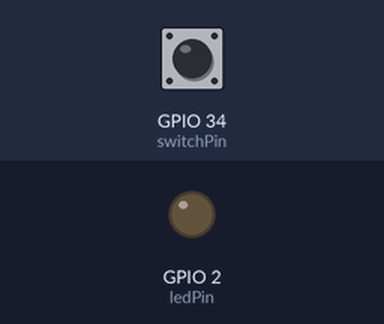
The sketch below on a simulated ESP32. Parts: output pins drawn as LEDs (lit = HIGH). The inputs (shaded band) are chosen by the test bench; at power-on: GPIO 34 (switchPin) HIGH.

Above: at 1.2 s.
1.3 s: GPIO 34 (switchPin) pulled LOW for 0.15 s
At 1.37 s:
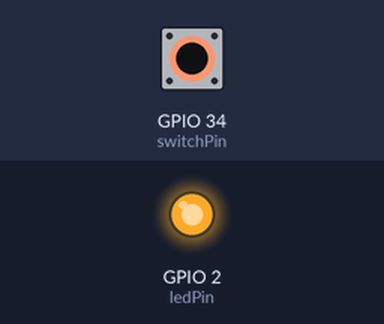
2.9 s: GPIO 34 (switchPin) pulled LOW for 3.2 s
At 6.9 s:
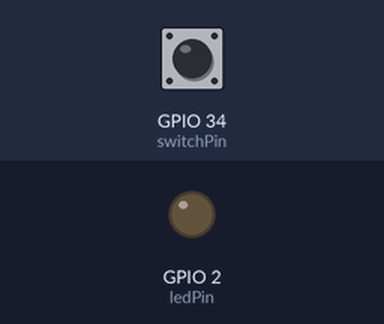
Timing chart, 0 to 8.4 s (numbered marks = the images above; inputs shaded):
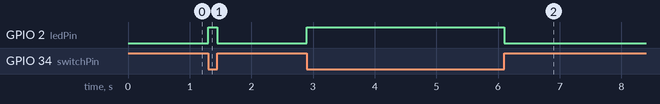

Measured:
- after the input at 1.3 s, GPIO 2 (ledPin): LOW → HIGH at once, → LOW 0.15 s later
- after the input at 2.9 s, GPIO 2 (ledPin): LOW → HIGH at once, → LOW 3.2 s later

The sketch:

switch.ino
```cpp
const int ledPin = 2;     // GPIO2 connected to LED
const int switchPin = 34; // GPIO34 connected to push-button (with external pull-up)
//const int switchPin4 = 35;
//const int switchPin5 = 5;
//const int switchPin6 = 8;


void setup() {
  pinMode(ledPin, OUTPUT);        // Set LED pin as output
  pinMode(switchPin, INPUT);      // Set switch pin as input (external pull-up required)

}
void loop() {
  int switchState = digitalRead(switchPin); // Read the state of the switch
  if (switchState == LOW) {
    digitalWrite(ledPin, HIGH); // Turn ON LED if button is pressed (LOW)
  } else {
    digitalWrite(ledPin, LOW);  // Turn OFF LED if button is released (HIGH)
  }
}
```
